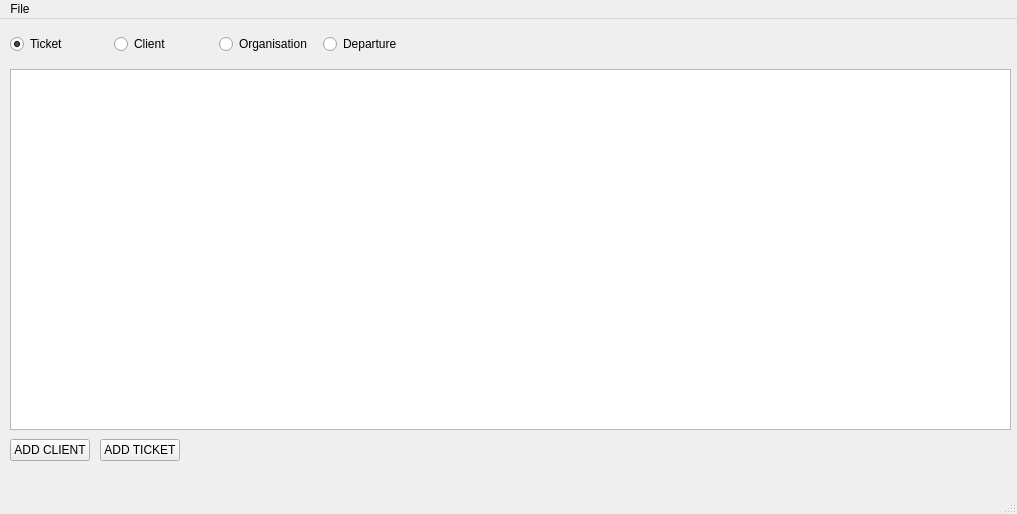
<?xml version="1.0" encoding="UTF-8"?>
<ui version="4.0">
 <class>MainWindow</class>
 <widget class="QMainWindow" name="MainWindow">
  <property name="geometry">
   <rect>
    <x>0</x>
    <y>0</y>
    <width>1017</width>
    <height>514</height>
   </rect>
  </property>
  <property name="sizePolicy">
   <sizepolicy hsizetype="Fixed" vsizetype="Fixed">
    <horstretch>0</horstretch>
    <verstretch>0</verstretch>
   </sizepolicy>
  </property>
  <property name="minimumSize">
   <size>
    <width>1017</width>
    <height>479</height>
   </size>
  </property>
  <property name="windowTitle">
   <string>MainWindow</string>
  </property>
  <widget class="QWidget" name="centralwidget">
   <widget class="QTableWidget" name="table_widget">
    <property name="geometry">
     <rect>
      <x>10</x>
      <y>50</y>
      <width>1001</width>
      <height>361</height>
     </rect>
    </property>
    <property name="sizePolicy">
     <sizepolicy hsizetype="Maximum" vsizetype="Expanding">
      <horstretch>0</horstretch>
      <verstretch>0</verstretch>
     </sizepolicy>
    </property>
    <property name="editTriggers">
     <set>QAbstractItemView::NoEditTriggers</set>
    </property>
    <property name="tabKeyNavigation">
     <bool>false</bool>
    </property>
    <property name="showDropIndicator" stdset="0">
     <bool>false</bool>
    </property>
    <property name="dragDropOverwriteMode">
     <bool>false</bool>
    </property>
    <attribute name="horizontalHeaderCascadingSectionResizes">
     <bool>true</bool>
    </attribute>
    <attribute name="horizontalHeaderStretchLastSection">
     <bool>false</bool>
    </attribute>
    <attribute name="verticalHeaderCascadingSectionResizes">
     <bool>true</bool>
    </attribute>
   </widget>
   <widget class="QPushButton" name="pb_add_client">
    <property name="geometry">
     <rect>
      <x>10</x>
      <y>420</y>
      <width>80</width>
      <height>22</height>
     </rect>
    </property>
    <property name="text">
     <string>ADD CLIENT</string>
    </property>
   </widget>
   <widget class="QWidget" name="layoutWidget">
    <property name="geometry">
     <rect>
      <x>10</x>
      <y>10</y>
      <width>411</width>
      <height>31</height>
     </rect>
    </property>
    <layout class="QHBoxLayout" name="horizontalLayout">
     <item>
      <widget class="QRadioButton" name="rb_ticket">
       <property name="text">
        <string>Ticket</string>
       </property>
       <property name="checked">
        <bool>true</bool>
       </property>
      </widget>
     </item>
     <item>
      <widget class="QRadioButton" name="rb_client">
       <property name="text">
        <string>Client</string>
       </property>
       <property name="checked">
        <bool>false</bool>
       </property>
      </widget>
     </item>
     <item>
      <widget class="QRadioButton" name="rb_organisation">
       <property name="text">
        <string>Organisation</string>
       </property>
      </widget>
     </item>
     <item>
      <widget class="QRadioButton" name="rb_departure">
       <property name="text">
        <string>Departure</string>
       </property>
      </widget>
     </item>
    </layout>
   </widget>
   <widget class="QPushButton" name="pb_add_ticket">
    <property name="geometry">
     <rect>
      <x>100</x>
      <y>420</y>
      <width>80</width>
      <height>22</height>
     </rect>
    </property>
    <property name="text">
     <string>ADD TICKET</string>
    </property>
   </widget>
  </widget>
  <widget class="QMenuBar" name="menubar">
   <property name="geometry">
    <rect>
     <x>0</x>
     <y>0</y>
     <width>1017</width>
     <height>19</height>
    </rect>
   </property>
   <widget class="QMenu" name="menuFile">
    <property name="title">
     <string>File</string>
    </property>
    <addaction name="separator"/>
    <addaction name="action_exit"/>
   </widget>
   <addaction name="menuFile"/>
  </widget>
  <widget class="QStatusBar" name="statusbar"/>
  <action name="action_exit">
   <property name="text">
    <string>Exit</string>
   </property>
  </action>
 </widget>
 <resources/>
 <connections/>
</ui>
